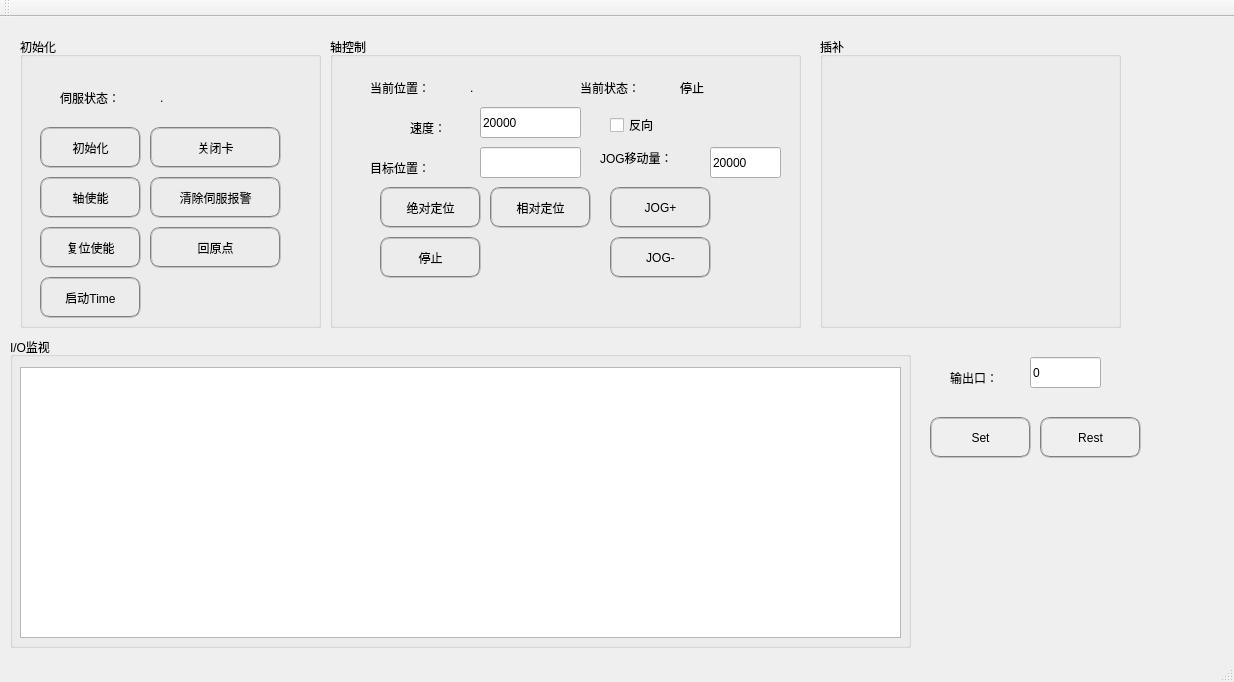
<?xml version="1.0" encoding="UTF-8"?>
<ui version="4.0">
 <class>QtandLeisaiClass</class>
 <widget class="QMainWindow" name="QtandLeisaiClass">
  <property name="geometry">
   <rect>
    <x>0</x>
    <y>0</y>
    <width>1234</width>
    <height>682</height>
   </rect>
  </property>
  <property name="windowTitle">
   <string>QtandLeisai</string>
  </property>
  <property name="styleSheet">
   <string notr="true">QPushButton{
border:2px groove gray;border-radius:10px;padding:2px 4px;
	font: 14pt &quot;新宋体&quot;;
}                          
QPushButton:hover{
background-color:rgb(229, 241, 251); 
color: black;}
QPushButton:pressed{
background-color:rgb(204, 228, 247);
border-style: inset;}</string>
  </property>
  <widget class="QWidget" name="centralWidget">
   <widget class="QGroupBox" name="groupBox">
    <property name="geometry">
     <rect>
      <x>20</x>
      <y>20</y>
      <width>301</width>
      <height>291</height>
     </rect>
    </property>
    <property name="styleSheet">
     <string notr="true">font: 14pt &quot;新宋体&quot;;</string>
    </property>
    <property name="title">
     <string>初始化</string>
    </property>
    <widget class="QPushButton" name="Bt_AxisGoHome">
     <property name="geometry">
      <rect>
       <x>130</x>
       <y>190</y>
       <width>131</width>
       <height>41</height>
      </rect>
     </property>
     <property name="text">
      <string>回原点</string>
     </property>
    </widget>
    <widget class="QPushButton" name="Bt_AxisEn">
     <property name="geometry">
      <rect>
       <x>20</x>
       <y>140</y>
       <width>101</width>
       <height>41</height>
      </rect>
     </property>
     <property name="text">
      <string>轴使能</string>
     </property>
    </widget>
    <widget class="QPushButton" name="Bt_CardLint">
     <property name="geometry">
      <rect>
       <x>20</x>
       <y>90</y>
       <width>101</width>
       <height>41</height>
      </rect>
     </property>
     <property name="text">
      <string>初始化</string>
     </property>
    </widget>
    <widget class="QPushButton" name="Bt_AxisRestEn">
     <property name="geometry">
      <rect>
       <x>20</x>
       <y>190</y>
       <width>101</width>
       <height>41</height>
      </rect>
     </property>
     <property name="text">
      <string>复位使能</string>
     </property>
    </widget>
    <widget class="QLabel" name="LB_AixsSta">
     <property name="geometry">
      <rect>
       <x>140</x>
       <y>50</y>
       <width>101</width>
       <height>21</height>
      </rect>
     </property>
     <property name="styleSheet">
      <string notr="true">font: 15pt &quot;宋体&quot;;</string>
     </property>
     <property name="text">
      <string>.</string>
     </property>
    </widget>
    <widget class="QLabel" name="label_6">
     <property name="geometry">
      <rect>
       <x>40</x>
       <y>50</y>
       <width>101</width>
       <height>21</height>
      </rect>
     </property>
     <property name="styleSheet">
      <string notr="true">font: 15pt &quot;宋体&quot;;</string>
     </property>
     <property name="text">
      <string>伺服状态：</string>
     </property>
    </widget>
    <widget class="QPushButton" name="Bt_CleanAisxWarn">
     <property name="geometry">
      <rect>
       <x>130</x>
       <y>140</y>
       <width>131</width>
       <height>41</height>
      </rect>
     </property>
     <property name="text">
      <string>清除伺服报警</string>
     </property>
    </widget>
    <widget class="QPushButton" name="Bt_CardClose">
     <property name="geometry">
      <rect>
       <x>130</x>
       <y>90</y>
       <width>131</width>
       <height>41</height>
      </rect>
     </property>
     <property name="text">
      <string>关闭卡</string>
     </property>
    </widget>
    <widget class="QPushButton" name="Bt_RunTime">
     <property name="geometry">
      <rect>
       <x>20</x>
       <y>240</y>
       <width>101</width>
       <height>41</height>
      </rect>
     </property>
     <property name="text">
      <string>启动Time</string>
     </property>
    </widget>
   </widget>
   <widget class="QGroupBox" name="groupBox_2">
    <property name="geometry">
     <rect>
      <x>330</x>
      <y>20</y>
      <width>471</width>
      <height>291</height>
     </rect>
    </property>
    <property name="styleSheet">
     <string notr="true">font: 14pt &quot;新宋体&quot;;</string>
    </property>
    <property name="title">
     <string>轴控制</string>
    </property>
    <widget class="QPushButton" name="Bt_AxisJOGSub">
     <property name="geometry">
      <rect>
       <x>280</x>
       <y>200</y>
       <width>101</width>
       <height>41</height>
      </rect>
     </property>
     <property name="text">
      <string>JOG-</string>
     </property>
    </widget>
    <widget class="QPushButton" name="Bt_AxisJOGAdd">
     <property name="geometry">
      <rect>
       <x>280</x>
       <y>150</y>
       <width>101</width>
       <height>41</height>
      </rect>
     </property>
     <property name="text">
      <string>JOG+</string>
     </property>
    </widget>
    <widget class="QLabel" name="LB_MovePS">
     <property name="geometry">
      <rect>
       <x>140</x>
       <y>40</y>
       <width>101</width>
       <height>21</height>
      </rect>
     </property>
     <property name="styleSheet">
      <string notr="true">font: 15pt &quot;宋体&quot;;</string>
     </property>
     <property name="text">
      <string>.</string>
     </property>
    </widget>
    <widget class="QLabel" name="label_2">
     <property name="geometry">
      <rect>
       <x>40</x>
       <y>120</y>
       <width>91</width>
       <height>21</height>
      </rect>
     </property>
     <property name="styleSheet">
      <string notr="true">font: 15pt &quot;宋体&quot;;</string>
     </property>
     <property name="text">
      <string>目标位置：</string>
     </property>
    </widget>
    <widget class="QLabel" name="label_4">
     <property name="geometry">
      <rect>
       <x>40</x>
       <y>40</y>
       <width>101</width>
       <height>21</height>
      </rect>
     </property>
     <property name="styleSheet">
      <string notr="true">font: 15pt &quot;宋体&quot;;</string>
     </property>
     <property name="text">
      <string>当前位置：</string>
     </property>
    </widget>
    <widget class="QPushButton" name="Bt_AxisRunAbs">
     <property name="geometry">
      <rect>
       <x>50</x>
       <y>150</y>
       <width>101</width>
       <height>41</height>
      </rect>
     </property>
     <property name="text">
      <string>绝对定位</string>
     </property>
    </widget>
    <widget class="QPushButton" name="Bt_AxisStop">
     <property name="geometry">
      <rect>
       <x>50</x>
       <y>200</y>
       <width>101</width>
       <height>41</height>
      </rect>
     </property>
     <property name="text">
      <string>停止</string>
     </property>
    </widget>
    <widget class="QLabel" name="label">
     <property name="geometry">
      <rect>
       <x>80</x>
       <y>80</y>
       <width>51</width>
       <height>21</height>
      </rect>
     </property>
     <property name="styleSheet">
      <string notr="true">font: 15pt &quot;宋体&quot;;</string>
     </property>
     <property name="text">
      <string>速度：</string>
     </property>
    </widget>
    <widget class="QLineEdit" name="LE_AxisSpeed">
     <property name="geometry">
      <rect>
       <x>150</x>
       <y>70</y>
       <width>101</width>
       <height>31</height>
      </rect>
     </property>
     <property name="styleSheet">
      <string notr="true">font: 15pt &quot;宋体&quot;;</string>
     </property>
     <property name="text">
      <string>20000</string>
     </property>
    </widget>
    <widget class="QCheckBox" name="chB_MoveOri">
     <property name="geometry">
      <rect>
       <x>280</x>
       <y>80</y>
       <width>71</width>
       <height>16</height>
      </rect>
     </property>
     <property name="text">
      <string>反向</string>
     </property>
    </widget>
    <widget class="QLineEdit" name="LE_AxisPosition">
     <property name="geometry">
      <rect>
       <x>150</x>
       <y>110</y>
       <width>101</width>
       <height>31</height>
      </rect>
     </property>
     <property name="styleSheet">
      <string notr="true">font: 15pt &quot;宋体&quot;;</string>
     </property>
    </widget>
    <widget class="QPushButton" name="Bt_AxisRunRel">
     <property name="geometry">
      <rect>
       <x>160</x>
       <y>150</y>
       <width>101</width>
       <height>41</height>
      </rect>
     </property>
     <property name="text">
      <string>相对定位</string>
     </property>
    </widget>
    <widget class="QLabel" name="label_5">
     <property name="geometry">
      <rect>
       <x>250</x>
       <y>40</y>
       <width>101</width>
       <height>21</height>
      </rect>
     </property>
     <property name="styleSheet">
      <string notr="true">font: 15pt &quot;宋体&quot;;</string>
     </property>
     <property name="text">
      <string>当前状态：</string>
     </property>
    </widget>
    <widget class="QLabel" name="LB_Aixs_Move_Sta">
     <property name="geometry">
      <rect>
       <x>350</x>
       <y>40</y>
       <width>101</width>
       <height>21</height>
      </rect>
     </property>
     <property name="styleSheet">
      <string notr="true">font: 15pt &quot;宋体&quot;;</string>
     </property>
     <property name="text">
      <string>停止</string>
     </property>
    </widget>
    <widget class="QLabel" name="label_3">
     <property name="geometry">
      <rect>
       <x>270</x>
       <y>110</y>
       <width>111</width>
       <height>21</height>
      </rect>
     </property>
     <property name="styleSheet">
      <string notr="true">font: 15pt &quot;宋体&quot;;</string>
     </property>
     <property name="text">
      <string>JOG移动量：</string>
     </property>
    </widget>
    <widget class="QLineEdit" name="LE_JogMoveVlue">
     <property name="geometry">
      <rect>
       <x>380</x>
       <y>110</y>
       <width>71</width>
       <height>31</height>
      </rect>
     </property>
     <property name="styleSheet">
      <string notr="true">font: 15pt &quot;宋体&quot;;</string>
     </property>
     <property name="text">
      <string>20000</string>
     </property>
    </widget>
   </widget>
   <widget class="QGroupBox" name="groupBox_3">
    <property name="geometry">
     <rect>
      <x>820</x>
      <y>20</y>
      <width>301</width>
      <height>291</height>
     </rect>
    </property>
    <property name="styleSheet">
     <string notr="true">font: 14pt &quot;新宋体&quot;;</string>
    </property>
    <property name="title">
     <string>插补</string>
    </property>
   </widget>
   <widget class="QGroupBox" name="groupBox_4">
    <property name="geometry">
     <rect>
      <x>10</x>
      <y>320</y>
      <width>901</width>
      <height>311</height>
     </rect>
    </property>
    <property name="styleSheet">
     <string notr="true">font: 14pt &quot;新宋体&quot;;</string>
    </property>
    <property name="title">
     <string>I/O监视</string>
    </property>
    <widget class="QTableWidget" name="TK">
     <property name="geometry">
      <rect>
       <x>10</x>
       <y>30</y>
       <width>881</width>
       <height>271</height>
      </rect>
     </property>
    </widget>
   </widget>
   <widget class="QLineEdit" name="LE_OutPutVule">
    <property name="geometry">
     <rect>
      <x>1030</x>
      <y>340</y>
      <width>71</width>
      <height>31</height>
     </rect>
    </property>
    <property name="styleSheet">
     <string notr="true">font: 15pt &quot;宋体&quot;;</string>
    </property>
    <property name="text">
     <string>0</string>
    </property>
   </widget>
   <widget class="QLabel" name="label_7">
    <property name="geometry">
     <rect>
      <x>950</x>
      <y>350</y>
      <width>101</width>
      <height>21</height>
     </rect>
    </property>
    <property name="styleSheet">
     <string notr="true">font: 15pt &quot;宋体&quot;;</string>
    </property>
    <property name="text">
     <string>输出口：</string>
    </property>
   </widget>
   <widget class="QPushButton" name="Bt_SetOut">
    <property name="geometry">
     <rect>
      <x>930</x>
      <y>400</y>
      <width>101</width>
      <height>41</height>
     </rect>
    </property>
    <property name="text">
     <string>Set</string>
    </property>
   </widget>
   <widget class="QPushButton" name="Bt_RestOut">
    <property name="geometry">
     <rect>
      <x>1040</x>
      <y>400</y>
      <width>101</width>
      <height>41</height>
     </rect>
    </property>
    <property name="text">
     <string>Rest</string>
    </property>
   </widget>
  </widget>
  <widget class="QMenuBar" name="menuBar">
   <property name="geometry">
    <rect>
     <x>0</x>
     <y>0</y>
     <width>1234</width>
     <height>23</height>
    </rect>
   </property>
  </widget>
  <widget class="QToolBar" name="mainToolBar">
   <attribute name="toolBarArea">
    <enum>TopToolBarArea</enum>
   </attribute>
   <attribute name="toolBarBreak">
    <bool>false</bool>
   </attribute>
  </widget>
  <widget class="QStatusBar" name="statusBar"/>
 </widget>
 <layoutdefault spacing="6" margin="11"/>
 <resources>
  <include location="QtandLeisai.qrc"/>
 </resources>
 <connections/>
</ui>
